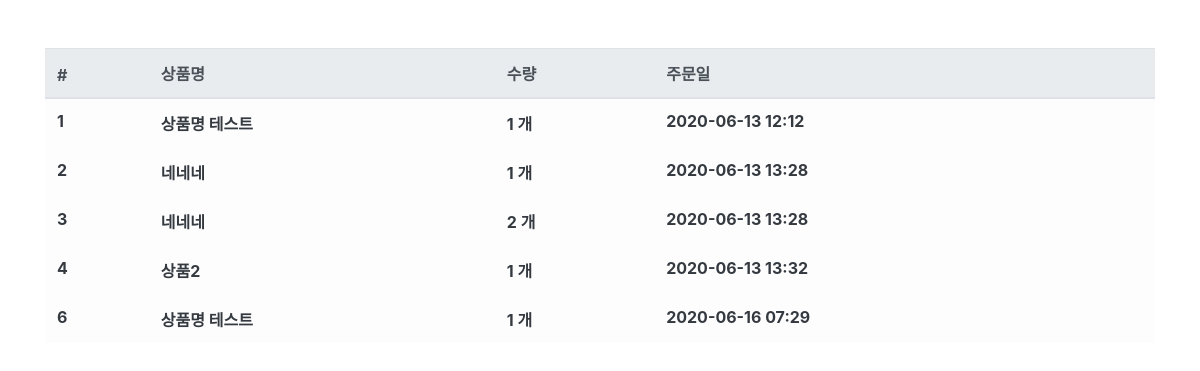
Page /order/ (signed in) on the committed database.
### order/models.py (models this page shows, shortened)
class Order(models.Model):
    fcuser = models.ForeignKey("fcuser.Fcuser", on_delete=models.CASCADE, verbose_name="사용자")
    product = models.ForeignKey("product.Product", on_delete=models.CASCADE, verbose_name="상품")
    quantity = models.IntegerField(verbose_name="수량")
    register_date = models.DateTimeField(auto_now_add=True, verbose_name="등록날짜")
    class Meta:
        db_table = "fastcampus_order"
        verbose_name = "주문"
        verbose_name_plural = "주문"

### product/models.py (models this page shows)
class Product(models.Model):
    name = models.CharField(max_length=256, verbose_name="상품명")
    price = models.IntegerField(verbose_name="상품가격")
    description = models.TextField(verbose_name="상품설명")
    stock = models.IntegerField(verbose_name="재고")
    register_date = models.DateTimeField(auto_now_add=True, verbose_name="등록날짜")
    def __str__(self):
        return self.name
    class Meta:
        db_table = "fastcampus_product"
        verbose_name = "상품"
        verbose_name_plural = "상품"

### order/views.py (the view)
# urls.py: path("order/", OrderList.as_view()),
class OrderList(ListView):
    template_name = "order_list.html"
    context_object_name = "order_list"
    def get_queryset(self, **kwargs):
        queryset = Order.objects.filter(fcuser__email=self.request.session.get("user"))
        return queryset

### order/templates/order_list.html
{% extends "base.html" %}
{% load humanize %}
{% block contents %}
<div class="row mt-5">
    <dic class="col-12">
        <table class="table table-light">
            <thead class="thead-light">
                <tr>
                    <th scope='col'>#</th>
                    <th scope='col'>상품명</th>
                    <th scope='col'>수량</th>
                    <th scope='col'>주문일</th>
                </tr>
            </thead>
            <tbody class="text-dark">
                {% for order in order_list %}
                <tr>
                    <th scope="row">{{order.id}}</th>
                    <th scope="row">{{order.product}}</a></th>
                    <th scope="row">{{order.quantity|intcomma}} 개</th>
                    <th scope="row">{{order.register_date|date:"Y-m-d H:i"}}</th>
                </tr>
                {% endfor %}
            </tbody>
        </table>
    </dic>
</div>
{% endblock %}

### fcuser/templates/base.html (shortened to what this page needs)
<html>
<head>
    <link rel="stylesheet" href="https://stackpath.bootstrapcdn.com/bootstrap/4.5.0/css/bootstrap.min.css"
>
</head>
<body class="container">
    {% block contents %}
    {% endblock %}
</body>
</html>

### rows in the picture
Order: id "1", product "상품명 테스트", quantity "1", register_date "2020-06-13 12:12"
Order: id "2", product "네네네", quantity "1", register_date "2020-06-13 13:28"
Order: id "3", product "네네네", quantity "2", register_date "2020-06-13 13:28"
Order: id "4", product "상품2", quantity "1", register_date "2020-06-13 13:32"
Order: id "6", product "상품명 테스트", quantity "1", register_date "2020-06-16 07:29"
